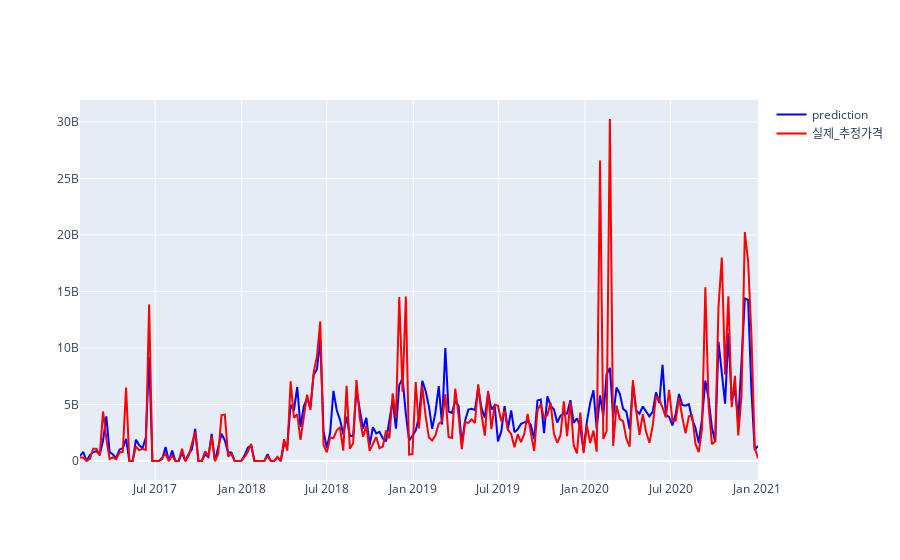

This figure's notebook cell:
### Code cell
fig = go.Figure()

fig.add_trace(go.Scatter(x = train_visualiztion_week.index, y = train_visualiztion_week['prediction'],name = 'prediction',marker_color = 'blue'))
fig.add_trace(go.Scatter(x = train_visualiztion_week.index, y = train_visualiztion_week['추정가격'],name = '실제_추정가격',marker_color = 'red'))

fig.show()

### Figure 1 — Plotly figure (JSON) as saved in the notebook; plotly's stock layout.template omitted (floating-point values rounded to 4 significant figures; data arrays with more than 128 entries replaced by an {"elided": "..."} marker saying what was removed)
{"data": [{"marker": {"color": "blue"}, "name": "prediction", "type": "scatter", "x": {"elided": "207 str values"}, "y": {"elided": "207 float values"}}, {"marker": {"color": "red"}, "name": "실제_추정가격", "type": "scatter", "x": {"elided": "207 str values"}, "y": {"elided": "207 int values"}}], "layout": {}}
